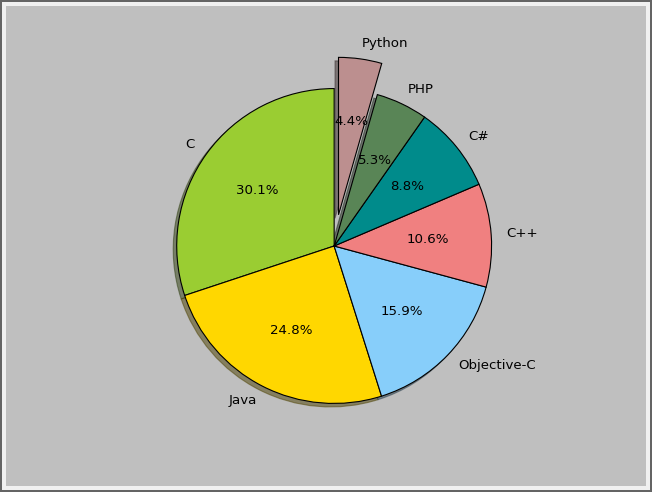

Python code for this plot:
"""
Create a pie chart
"""
import matplotlib.pyplot as plt

# Labels for the pie chart
labels = ['C', 'Java', 'Objective-C', 'C++', 'C#', 'PHP', 'Python']

# Sizes for each label. We use this to make a percent
sizes = [17, 14, 9, 6, 5, 3, 2.5]

# For list of colors, see:
# https://github.com/matplotlib/matplotlib/blob/master/lib/matplotlib/colors.py
colors = ['yellowgreen', 'gold', 'lightskyblue', 'lightcoral', 'darkcyan', 'darksage', 'rosybrown']

# How far out to pull a slice. Normally zero.
explode = (0, 0.0, 0, 0, 0, 0, 0.2)

# Set aspect ratio to be equal so that pie is drawn as a circle.
plt.axis('equal')

# Finally, plot the chart
plt.pie(sizes, explode=explode, labels=labels, colors=colors,
        autopct='%1.1f%%', shadow=True, startangle=90)

plt.show()
